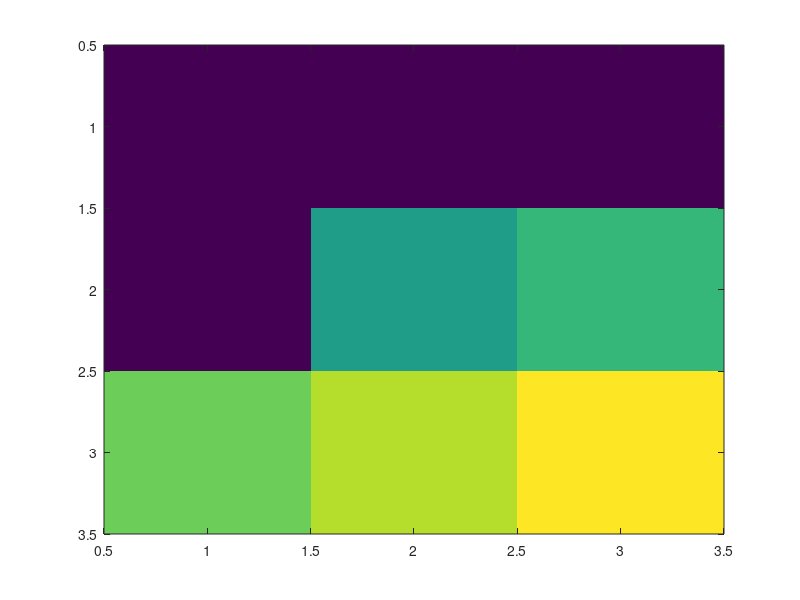

The MATLAB source for this figure: (Note: this script raises an error after producing the figure.)
%% Basic Matlab functions
% (1)  Basic Matlab functions
%%
% clear variavles using
clear all; close all; clc;

% Display results using
disp(['Hello: ' num2str(rand)])

% Row array
row = [1 2 3 4]

% column array
column = [3; 2; 3;]

% 2D array 
arr = [1 2 3; 4 5 6; 7 8 9];
% visualize the matrix in the command line

%%  (2) Visualize the matrix in imagesc
%%
% sets the aspect ratio for the image to match the ratio of the rows to columns 
imagesc(arr,[0 5])


% title  for figure
title('My title','FontSize',20)

% label for horizontal axis
xlabel('Columns','FontSize',20)

% label for vertical axis
ylabel('Rows','FontSize',20)

% increase the font size of the axis 
set(gca,'FontSize',15)

% add colorbar, and add label
axis image
h = colorbar;
ylabel(h,'Values')




%% (3) Manipulating, grabing elements within an array
%%
%     The arrays are index (row,column) versus (column, row) i.e., (x,y)
%     To grab x = 2, y = 3;  we call
arr(2,3)


% To grab one whole row and multiply it by 5 (for some reason)
%      This grabs row 1 and multiplies it by 5
arr(1,:) = 5*arr(1,:)


%% (4) Creating an of evenly spaced numbers
%%
%      create an array spaced by 0.25
time_array = [0:.25:5];


% Now lets only display every 5th one
disp(time_array(1:5:end))

%% (5) Simple plot commands
%%
% create function of parameter t, element wise multiplication for array
f = @(t) t.^2 ;
measure = f(time_array)+rand([1 length(time_array)])

% plot the function
plot(time_array,f(time_array))


%% (6) Lets make this plot prettier (and make it look like we were fitting something)
%%
plot(time_array,f(time_array),'-k',time_array,...
    measure,'.r')
title(' plot','FontSize',20)
xlabel('Time (minutes)','FontSize',20)
ylabel('Signal Intensity','FontSize',20)
axis square 
legend('Model','Measure')
set(gca,'FontSize',20)


% What else should we do to make this figure look nice?
%% (7) For loops, if statements etc...
%%
 % finds the size of arr
arr = [1 2 3; 4 5 6; 7 8 9];
[sy, sx] = size(arr)


% initializes an array full of zeros the same size as arr

arr_out = zeros(sy,sx);

% for loop through arr
for j = 1:length(arr(:))  % loops through each position in arr
    if arr(j) > 4  % if a is greater than 4  set to zero
        arr_out(j) = 0;
    else  % else set it to 1
        arr_out(j) = 1;

    end
end

% display a_out
arr_out

%% (8) Looping through an array
%%
% using a for loop to loop through an array
% 

b_out = zeros(sy,sx);  
for x = 1:sx  % looping through elements in the x-dir
    for y = 1:sy % looping through elements in the y-dir
        b_out(y,x) = arr(y,x)*x;
    end
end
imagesc(b_out)
%% (9) A faster way would be to do this...
%%
% Logic within imagesc

imagesc(arr.*(arr>4))

%% (10) Find and logic 
%%
b =arr
b(b==4) = rand

[min_val min_pos] = min(b(:))
b(min_pos) = 10


%% MRI images
% Now, lets load in some example MRI images and practice some basic image processing 
% routines
% 
%% (11) Loading images
%%
clear all; close all; clc
% load matlab dataset

load matlab_monday_00.mat

%% (12) Display images

% assign resolution and matrix size
[sy,sx,sz] = size(mri_rat);
res_x = .15625; % resolution in the x-direction is 0.15625 mm
res_y = .15625; % resolution in the y-direction is 0.15625 mm;
res_z = 1; % resolution in the z direction is 1 mm;

imagesc(mri_rat(:,:,5)) %look at 5th slice

%% (13) What is the field of view?
%%
% calculate the field of view
fov_x = res_x*sx;
fov_y = res_y*sy;
fov_z = res_z*sz;
disp(['x-dir: ' num2str(fov_x) ' mm.'])  
disp(['y-dir: ' num2str(fov_y) ' mm.'])  
disp(['z-dir: ' num2str(fov_z) ' mm.'])  


%% (14) What are things we can change on this to make it look better?
%% displaying voxels with right aspect ratio

imagesc([1:sy]*res_y,[1:sx]*res_x,mri_rat(:,:,10)) %create array from 1 to 256 and multiply by voxel so it ranges in mm from 0 to 44
axis image; % correct aspect ratio
colormap(gray)
title('T2 weighted MRI','FontSize',20)
ylabel('Position (mm)','FontSize',20)
xlabel('Position (mm)','FontSize',20)
set(gca,'FontSize',15)

%% 



% labels



%% (15) Can we visualize a different slice orientation? (cross-section)

% * squeeze command! 
imagesc([1:sz]*res_z,[1:sx]*res_x,squeeze(mri_rat(100,:,:))) 
axis image;
colormap(gray)
title('T2 weighted MRI','FontSize',20)
ylabel('Position (mm)','FontSize',20)
xlabel('Position (mm)','FontSize',20)
set(gca,'FontSize',15)


%% (16) Can we visualize more slices at once?/ what can we do to make this 
% look better?
%%
% Subplot/for loops
for z = 1:sz
subplot(4,4,z) % there will be 16 subplots
imagesc(mri_rat(:,:,z));
drawnow
    
end

montage(mri_rat)
%% (17) How can we place ROIs (region of interest) and then display the ROIs?
%%
close all
imagesc(mri_rat(:,:,10))
axis image;
colormap(gray)
title('T2 weighted MRI','FontSize',20)
ylabel('Position (mm)','FontSize',20)
xlabel('Position (mm)','FontSize',20)
set(gca,'FontSize',15)



% place roi around brain
title('Draw ROI around brain','FontSize',20)
[brain_mask, brain_x, brain_y] = roipoly(); %logic mask of 0 and 1

% place roi around  muscle
title('Draw ROI around muscle','FontSize',20)
[muscle_mask, muscle_x, muscle_y] = roipoly();


%% display rois
close all
imagesc(mri_rat(:,:,10))
axis image;
colormap(gray)
hold on 
plot(brain_x,brain_y,'r','LineWidth',2)
hold on
plot(muscle_x,muscle_y,'y','LineWidth',2)
hold off;


%% 
% (18) Statistics on this image
%%
slice_data = mri_rat(:,:,10);

% Calculate mean & 95% confidence interval (CI)  for brain
mean_brain = mean(slice_data(brain_mask(:)==1)) % take nonzero elements in brain_mask
sd_brain = std(slice_data(brain_mask(:)==1))
ci_brain = 1.96*sd_brain/sqrt(sum(brain_mask(:)))
disp(['Brain SI: ' num2str(mean_brain) ' +/- ' num2str(ci_brain) '.'])

% create histogram of the data
histogram(slice_data(brain_mask(:)==1),'Normalization','pdf')

% Calculate mean & 95% confidence interval (CI)  for muscle
mean_muscle = mean(slice_data(muscle_mask(:)==1))
sd_muscle = std(slice_data(muscle_mask(:)==1))
ci_muscle = 1.96*sd_muscle/sqrt(sum(muscle_mask(:)))
disp(['Muscle SI: ' num2str(mean_muscle) ' +/- ' num2str(ci_muscle) '.'])

% create histogram of the data
histogram(slice_data(muscle_mask(:)==1),'Normalization','pdf')


% or put them on the same histogram
histogram(slice_data(brain_mask(:)==1),'Normalization','pdf')
hold on 
histogram(slice_data(muscle_mask(:)==1),'Normalization','pdf')
hold off

legend('Brain','Muscle','Location','Northoutside','Orientation','horizontal')
%% 
% (19) Calculating SNR and CNR: Place ROI
%%
imagesc([])
axis image
colormap gray
title('T_2-weighted MRI','FontSize',20)
xlabel('Position (mm)','FontSize',15)
ylabel('Position (mm)','FontSize',15)
set(gca,'FontSize',15)

% place roi around background
title('Draw ROI around background','FontSize',20)
[background_mask, background_x, background_y] = roipoly();
close all


% display on the image

%% 
% (20) Calculate Statistics
%%
% Calculate mean & 95% confidence interval (CI)  for background
mean_background = mean(slice_data(background_mask(:)==1))
sd_background = std(slice_data(background_mask(:)==1))
ci_background = 1.96*sd_background/sqrt(sum(background_mask(:)==1))
disp(['Background SI: ' num2str(mean_background,3) ' +/- ' num2str(ci_background,3) '.'])

% or put them on the same histogram
histogram(slice_data(brain_mask(:)==1),'Normalization','pdf')
hold on 
histogram(slice_data(muscle_mask(:)==1),'Normalization','pdf')
hold on
histogram(slice_data(background_mask(:)==1),'Normalization','pdf')
hold off

xlabel
ylabel
set(gca,'FontSize',18)
hold off
legend
% Calculate SNR for brain to noise 
SNR_brain = mean_brain/sd_background

% Calculate SNR for muscle to noise
SNR_muscle = mean_muscle/sd_background

disp(['SNR: ' num2str(SNR_brain,3) ' (Brain)  ' num2str(SNR_muscle,3) ' (Muscle)'])


% Calculate CNR for brain to muscle
CNR = (mean_brain-mean_muscle)/sd_background


disp(['CNR: ' num2str(CNR,3)])

%%(21) Matrix math
subplot(1,2,1)
imagesc(pre_inj(:,:,10),[0 .7]); axis image; colormap gray
title('Pre-injection','FontSize',20); axis off;

subplot(1,2,2)
imagesc(post_inj(:,:,10),[0 .7]); axis image; colormap gray
title('Post-Injection','FontSize',20); axis off;

% Subtraction
figure
im_diff = [];
imagesc(im_diff)


% division
im_div = [];
imagesc(im_div)

% percent difference
figure
im_perdiff = [];
imagesc(im_perdiff,[0 40]);
%% Voxel-wise math

for y = 1:sy
    for x = 1:sx
        
    end
end



%% (22) Creating Matlab Functions
output = test_function([])